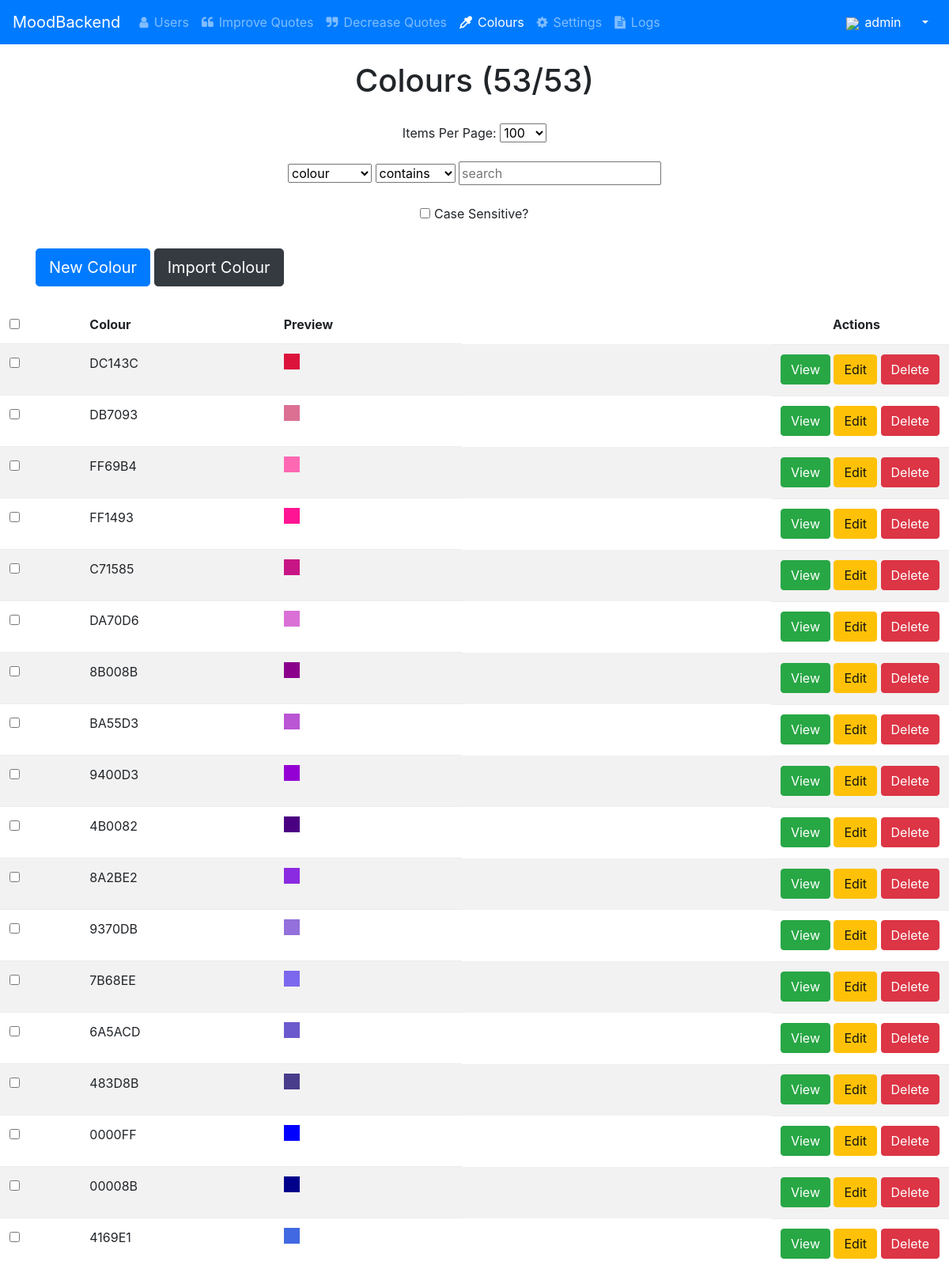
Page /admin/colours/index.php (signed in, upper part) on the committed database.
### tables this page shows
CREATE TABLE `users` (
  `id` int(11) NOT NULL,
  `created_at` datetime NOT NULL,
  `created_by` int(11) DEFAULT NULL,
  `is_owner` tinyint(1) DEFAULT NULL,
  `is_admin` tinyint(1) DEFAULT NULL,
  `read_only` tinyint(1) DEFAULT NULL,
  `items_per_page` int(11) DEFAULT '100',
  `user` varchar(50) DEFAULT NULL,
  `password` varchar(50) DEFAULT NULL,
  `app_settings` text,
  `image` text
);

CREATE TABLE `colours` (
  `id` int(11) NOT NULL,
  `created_at` datetime DEFAULT NULL,
  `created_by` int(11) DEFAULT NULL,
  `active` tinyint(1) DEFAULT NULL,
  `colour` varchar(6) DEFAULT NULL,
  `notes` text
);

### admin/assets/php/user.php (called while the page is built, shortened)
<?php
  @include_once("../assets/php/sql.php");
  $sessionUser = $_SESSION["user"];
  $userQuery = $mysqli->query("SELECT * FROM yourmood.users WHERE id='{$sessionUser}'");
  if ($userQuery->num_rows) {
    $userRow = $userQuery->fetch_assoc();
    $currentUser["name"] = $userRow["user"];
    $currentUser["image"] = $userRow["image"];
    $currentUser["is_admin"] = $userRow["is_admin"];
    $currentUser["is_owner"] = $userRow["is_owner"];
    $currentUser["read_only"] = $userRow["read_only"];
    $currentUser["items_per_page"] = intval($userRow["items_per_page"]);
  } else {
    $dirPrefix = isset($rootDir) ? "" : "../";
    header("location: {$dirPrefix}logout");
    die();
  }

### admin/assets/php/actions.php (called while the page is built, shortened)
<?php
  if (isset($_SESSION["user"])) {
    include("user.php");
    if (isset($type)) {
      if ($currentUser["is_admin"]) {
        if (!$currentUser["read_only"]) {
          switch ($type) {
            default:
              $actions = array("create", "view", "edit", "delete");
              break;
          }
        } elseif (($type === "user" || $type === "users") && isset($id) && $id == $_SESSION["user"]) {
          $actions = array("view", "edit");
        } else {
          $actions = array("view");
        }
      } elseif (($type === "user" || $type === "users") && isset($id) && $id == $_SESSION["user"]) {
        $actions = array("edit");
      } else {
        $actions = array("");
      }
    }
  }

### admin/assets/php/page.php (the view, shortened to what this page needs)
<?php
  include("header.php");
  $itemAmounts = array(100, 200, 300, 400, 500, 600, 700, 800, 900, 1000);
  sort($itemAmounts);
  $limit = $numRows > $items ? "LIMIT {$offset}, {$items}" : "";
  $sort = $table === "settings" ? "ORDER BY tab, position ASC" : "";
  $result = $mysqli->query("SELECT * FROM yourmood.{$table} {$limit} {$sort}");
  $currentRows = $result->num_rows;
  $dbColumns = $mysqli->query("DESCRIBE yourmood.{$table}");
  $forbiddenKeys = array("id", "active", "log", "localstorage", "password", "position");
?>
<div class="text-center">
  <h1><?php echo ucwords($title); ?>s (<span id="results-number"><?php echo $currentRows; ?></span>/<?php echo $numRows; ?>)</h1>
  <br>
  <span>Items Per Page:</span>
  <select id="items-per-page">
    <?php foreach ($itemAmounts as $amount): ?>
      <option value="<?php echo $amount; ?>" <?php echo $amount == $items ? "selected" : ""; ?>><?php echo $amount; ?></option>
    <?php endforeach; ?>
  </select>
  <br>
</div>
<br>
<?php if ($result->num_rows): ?>
  <div class="text-center show-on-load d-none">
    <select name="field">
      <?php while ($row = $dbColumns->fetch_assoc()) { ?>
        <?php $field = $row["Field"]; ?>
        <?php if (!in_array($field, $forbiddenKeys)): ?>
          <option value="<?php echo $field; ?>" <?php echo ($field === $title && !isset($_GET["f"])) || (isset($_GET["f"]) && $_GET["f"] === $field) ? "selected" : ""; ?>><?php echo $field; ?></option>
        <?php endif; ?>
      <?php } ?>
    </select>
    <select name="query">
      <option value="contains" <?php echo isset($_GET["q"]) && $_GET["q"] === "contains" ? "selected" : ""; ?>>contains</option>
    </select>
    <input id="search-bar" type="text" name="search" placeholder="search" value="<?php echo isset($_GET["s"]) ? $_GET["s"] : ""; ?>">
    <br><br>
    <input id="case-sensitive" type="checkbox" <?php echo isset($_GET["c"]) && $_GET["c"] === "true" ? "checked" : ""; ?>>
    <label>Case Sensitive?</label>
  </div>
<?php endif; ?>
<br>
<form class="container show-on-load d-none" action="../modify.php" method="POST">
  <?php if (in_array("create", $actions)): ?>
    <button class="btn btn-lg btn-primary submit" type="button" data-action="new" data-undo="true" data-confirm="creating a new <?php echo $title; ?>" data-class="primary" data-toggle="modal" data-target="#modal">New <?php echo ucwords($title); ?></button>
    <div id="import">
      <button id="import-button" class="btn btn-lg btn-dark" type="button">Import <?php echo ucwords($title); ?></button>
    </div>
  <?php endif; ?>
  <br><br>
</form>
<form id="main-form" action="../modify.php" method="POST">
  <div class="table-responsive">
    <table class="table show-on-load d-none" data-type="<?php echo $type; ?>">
      <thead>
        <tr>
          <?php if (!$currentUser["read_only"]): ?>
            <th><input id="select-all-checkbox" type="checkbox"></th>
          <?php endif; ?>
          <?php if (!isset($notDefault)): ?>
            <th><?php echo ucwords($title); ?></th>
          <?php endif; ?>
          <?php echo isset($customHeadings) ? $customHeadings : ""; ?>
          <?php if (in_array("edit", $actions) || in_array("delete", $actions)): ?>
            <th class="actions">Actions</th>
          <?php endif; ?>
        </tr>
      </thead>
      <?php if ($table !== "settings"): ?>
        <tbody>
      <?php endif; ?>
    <?php
      if ($result->num_rows > 0) {
          while ($row = $result->fetch_assoc()):
            $fields = "";
            foreach ($row as $key => $val) {
              if (!in_array($key, $forbiddenKeys) || $key === "id" || $key === "position") {
                if ($key === "created_at" && $val === "0000-00-00 00:00:00") {
                  $val = "unknown";
                } elseif ($key === "created_by") {
                  if ($mysqli->query("SELECT * FROM yourmood.users WHERE id = {$val}")->num_rows) {
                    $val = $mysqli->query("SELECT * FROM yourmood.users WHERE id = '{$val}'")->fetch_object()->user;
                  } else {
                    $val = "unknown";
                  }
                }
                $quote = strpos($val, "\"") ? "'" : "\"";
                $fields .= " data-{$key}={$quote}{$val}{$quote}";
              }
            }
    ?>
        <tr class="item"<?php echo $fields; ?>>
          <?php if (!$currentUser["read_only"]): ?>
            <td><input class="select-checkbox" type="checkbox" name="items[]" value="<?php echo $row["id"]; ?>"></td>
          <?php endif; ?>
          <?php if (!isset($notDefault)): ?>
            <td><p><?php echo $row[$title]; ?><?php echo $title === "user" && $row["id"] == $_SESSION["user"] ? " <b>(you)</b>" : ""; ?></p></td>
          <?php endif; ?>
          <?php isset($customFields) ? include($customFields) : ""; ?>
          <td class="actions">
            <?php if (in_array("view", $actions)): ?>
              <a class="btn btn-success action-button" href="../view?type=<?php echo $table; ?>&amp;title=<?php echo $title; ?>&amp;id=<?php echo $row["id"]; ?>">View</a>
            <?php endif; ?>
            <?php if (in_array("edit", $actions) || ($table === "users" && $row["id"] == $_SESSION["user"])): ?>
              <a class="btn btn-warning action-button" href="../edit?type=<?php echo $table; ?>&amp;title=<?php echo $title; ?>&amp;id=<?php echo $row["id"]; ?>">Edit</a>
            <?php endif; ?>
            <?php if (in_array("delete", $actions)): ?>
              <button class="btn btn-danger submit" type="button" data-id="<?php echo $row["id"]; ?>" data-action="delete" data-confirm="deleting a <?php echo $title; ?>" data-class="danger" data-toggle="modal" data-target="#modal">Delete</button>
            <?php endif; ?>
          </td>
        </tr>
    <?php
        endwhile;
      }
    ?>
    <?php if ($table !== "settings"): ?>
      </tbody>
    <?php endif; ?>
    </table>
  </div>
</form>

### admin/colours/index.php
<?php
  $table = "colours";
  $type = $title = "colour";
  $customHeadings = "<th>Preview</th>";
  $customFields = "../assets/php/colour_preview.php";
  include("../assets/php/page.php");

### admin/assets/php/header.php (shortened to what this page needs)
<?php
  include("actions.php");
  if (isset($table)) {
    $numRows = $mysqli->query("SELECT * FROM yourmood.{$table}")->num_rows;
    $items = isset($_GET["items"]) ? $_GET["items"] : $currentUser["items_per_page"];
  }
  $userAction = $currentUser["is_admin"] ? "view" : "edit";
?>
<!DOCTYPE html>
<html lang="en" data-type="<?php echo isset($type) ? $type : "unknown"; ?>" data-items="<?php echo isset($items) ? $items : "unknown"; ?>">
<head>
  <link rel="stylesheet" href="../assets/css/vendor/bootstrap.min.css?v=4.0.0">
  <link rel="stylesheet" href="../assets/css/vendor/font-awesome.min.css?v=4.7.0">
  <link rel="stylesheet" href="../assets/css/vendor/fine-uploader.min.css?v=5.15.4">
  <link rel="stylesheet" href="../assets/css/main.css">
</head>
<body>
  <nav class="navbar navbar-expand-lg navbar-dark bg-primary">
    <a <?php echo $currentUser["is_admin"] ? "href=\"../home\"" : "" ?> class="navbar-brand">MoodBackend</a>
    <div class="collapse navbar-collapse" id="main-nav">
        <ul class="nav navbar-nav">
          <?php if ($currentUser["is_admin"]): ?>
            <li class="nav-item <?php echo $title === "user" ? "active" : "" ?>">
              <a class="nav-link" href="../users">
                <span class="fa fa-user"></span>
                <span class="icon-text">Users</span>
              </a>
            </li>
            <li class="nav-item <?php echo isset($type) && $type === "improve" ? "active" : "" ?>">
              <a class="nav-link" href="../quotes?type=improve">
                <span class="fa fa-quote-left"></span>
                <span class="icon-text">Improve Quotes</span>
              </a>
            </li>
            <li class="nav-item <?php echo isset($type) && $type === "decrease" ? "active" : "" ?>">
              <a class="nav-link" href="../quotes?type=decrease">
                <span class="fa fa-quote-right"></span>
                <span class="icon-text">Decrease Quotes</span>
              </a>
            </li>
            <li class="nav-item <?php echo $title === "colour" ? "active" : "" ?>">
              <a class="nav-link" href="../colours">
                <span class="fa fa-eyedropper"></span>
                <span class="icon-text">Colours</span>
              </a>
            </li>
            <li class="nav-item <?php echo $title === "setting" ? "active" : "" ?>">
              <a class="nav-link" href="../settings">
                <span class="fa fa-cog"></span>
                <span class="icon-text">Settings</span>
              </a>
            </li>
            <li class="nav-item <?php echo $title === "log" ? "active" : "" ?>">
              <a class="nav-link" href="../logs">
                <span class="fa fa-file-text"></span>
                <span class="icon-text">Logs</span>
              </a>
            </li>
          <?php endif; ?>
        </ul>
      <ul class="navbar-nav ml-auto">
        <li class="nav-item">
          <div class="btn-group d-none d-lg-block d-xl-block">
            <a class="btn btn-primary <?php echo isset($userPage) && $userPage === "view" ? "active" : "" ?>" href="../<?php echo $userAction; ?>/?type=users&amp;title=user&amp;id=<?php echo $_SESSION["user"]; ?>">
              <img class="nav-user-image" src="../users/image.php?id=<?php echo $_SESSION["user"]; ?>&s=20">
              <span class="icon-text"><?php echo $currentUser["name"]; ?></span>
            </a>
            <button type="button" class="btn btn-primary dropdown-toggle dropdown-toggle-split" data-toggle="dropdown" aria-haspopup="true" aria-expanded="false">
            </button>
          </div>
        </li>
      </ul>
    </div>
  </nav>
  <br>

### admin/assets/php/colour_preview.php
<td><div class="colour-preview" style="background-color: #<?php echo $row["colour"]; ?>;"></div></td>

### admin/assets/css/main.css (style rules this page uses)
html { position: relative; min-height: 100%; }
body { margin-bottom: 60px; }
.colour-preview { width: 20px; height: 20px; }
.btn:not(:disabled), table[data-type="setting"] tbody tr { cursor: pointer; }
.icon-text { margin-left: 2.5px; }
.actions { float: right; }
.navbar-brand { color: white !important; }
.odd { background: #0000000d; }
th.actions { margin-right: 75px; }
th { border: none !important; }
* { word-wrap: break-word; }
#import, #export { display: inline; }

### rows in the picture
users: user "admin", items_per_page "100"
colours: colour "DC143C"
colours: colour "DB7093"
colours: colour "FF69B4"
colours: colour "FF1493"
colours: colour "C71585"
colours: colour "DA70D6"
colours: colour "8B008B"
colours: colour "BA55D3"
colours: colour "9400D3"
colours: colour "4B0082"
colours: colour "8A2BE2"
colours: colour "9370DB"
colours: colour "7B68EE"
colours: colour "6A5ACD"
colours: colour "483D8B"
colours: colour "0000FF"
colours: colour "00008B"
colours: colour "4169E1"

### other values in the picture
$title "Colour"
$currentRows "53"
$numRows "53"
form field field "colour"
